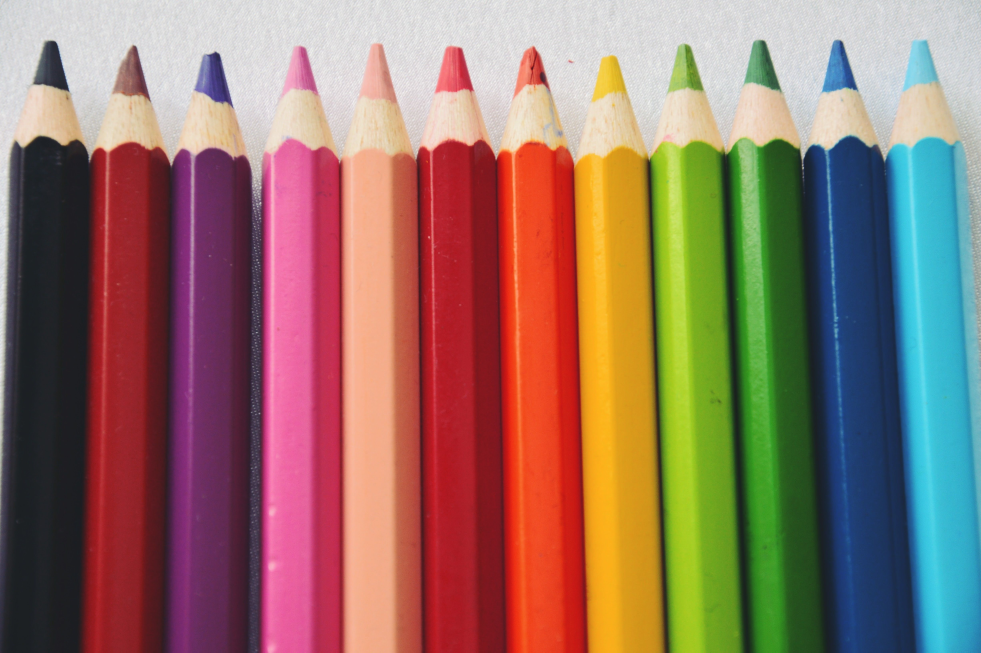
#> input picture data/pencils.jpg, 4905 x 3261 px (shown at 1/5 size)
$ python -i preprocessing.py   (imports and definitions only)   (older library calls are emulated)
#> lines starting #> are read from the running program, lines starting #| are printed output that depends on the picture; after the words box and inside, x2 and y2 are one past the last pixel; in counts of white or black regions, pixels touching at a corner belong together
"""
Image preprocessing utilities for computer vision and anomaly detection.
"""

import cv2
import numpy as np
from typing import Tuple, List, Dict, Union, Optional, Any
from skimage import exposure, filters, morphology, feature, segmentation
import matplotlib.pyplot as plt


# [148 lines left out: functions load_image, resize_image, normalize_image, extract_edges, not called in this run]


def segment_image(image: np.ndarray, method: str = 'otsu') -> np.ndarray:
    """
    Segment an image using various methods.

    Args:
        image: Input image
        method: Segmentation method ('otsu', 'kmeans', 'watershed')

    Returns:
        Segmented image
    """
#> called with method = 'otsu'
    # Convert to grayscale if needed
    if len(image.shape) == 3:
        gray = cv2.cvtColor(image, cv2.COLOR_RGB2GRAY)
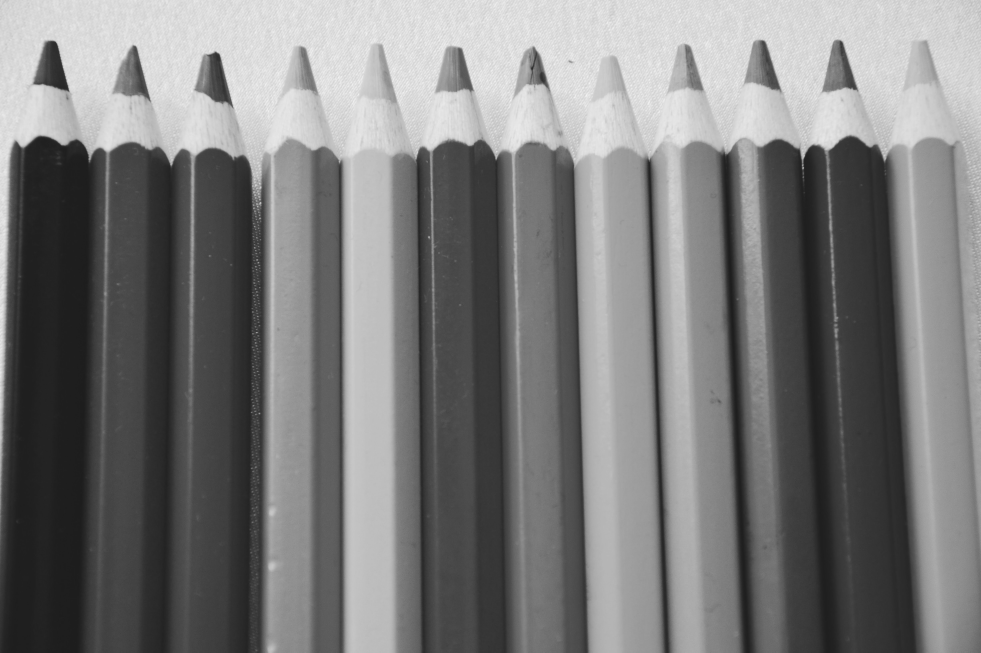
#> gray: shape (3261, 4905) (shown at 1/5 size); min 27, max 247, mean 123.1
    else:
        gray = image.copy()

    if method == 'otsu':
        # Otsu's thresholding
        _, thresh = cv2.threshold(np.uint8(gray * 255), 0, 255,
                                 cv2.THRESH_BINARY + cv2.THRESH_OTSU)
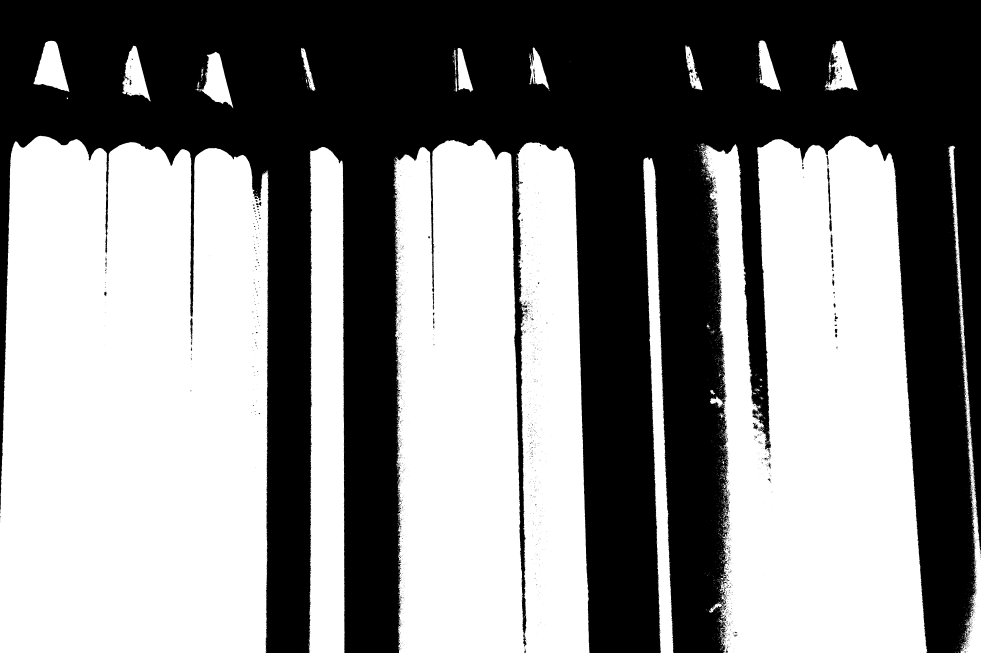
#> thresh: shape (3261, 4905) (shown at 1/5 size); 53.2% white; 4241 black regions (4078 under 20 px), largest, box (x1, y1, x2, y2) and area: (0, 0, 4905, 3261) 7461393, (4135, 830, 4160, 1157) 2560, (950, 1591, 964, 1698) 811
        return thresh

    elif method == 'kmeans':
        # K-means clustering
        if len(image.shape) == 3:
            # For color images
            pixels = image.reshape(-1, 3).astype(np.float32)
        else:
            # For grayscale images
            pixels = gray.reshape(-1, 1).astype(np.float32)

        # Define criteria and apply kmeans
        criteria = (cv2.TERM_CRITERIA_EPS + cv2.TERM_CRITERIA_MAX_ITER, 100, 0.2)
        k = 2  # Number of clusters
        _, labels, centers = cv2.kmeans(pixels, k, None, criteria, 10, cv2.KMEANS_RANDOM_CENTERS)

        # Convert back to uint8 and reshape
        segmented = centers[labels.flatten()].reshape(image.shape)
        return segmented

    elif method == 'watershed':
        # Watershed algorithm
        # Apply threshold
        _, thresh = cv2.threshold(np.uint8(gray * 255), 0, 255,
                                 cv2.THRESH_BINARY + cv2.THRESH_OTSU)

        # Noise removal
        kernel = np.ones((3, 3), np.uint8)
        opening = cv2.morphologyEx(thresh, cv2.MORPH_OPEN, kernel, iterations=2)

        # Sure background area
        sure_bg = cv2.dilate(opening, kernel, iterations=3)

        # Finding sure foreground area
        dist_transform = cv2.distanceTransform(opening, cv2.DIST_L2, 5)
        _, sure_fg = cv2.threshold(dist_transform, 0.7*dist_transform.max(), 255, 0)

        # Finding unknown region
        sure_fg = np.uint8(sure_fg)
        unknown = cv2.subtract(sure_bg, sure_fg)

        # Marker labelling
        _, markers = cv2.connectedComponents(sure_fg)

        # Add one to all labels so that background is 1, not 0
        markers = markers + 1

        # Mark the unknown region with zero
        markers[unknown == 255] = 0

        # Apply watershed
        if len(image.shape) == 3:
            markers = cv2.watershed(np.uint8(image * 255), markers)
        else:
            # Convert to BGR for watershed
            img_color = cv2.cvtColor(np.uint8(gray * 255), cv2.COLOR_GRAY2BGR)
            markers = cv2.watershed(img_color, markers)

        # Mark boundaries in the original image
        result = np.zeros_like(gray)
        result[markers == -1] = 1  # Boundaries

        return result

    else:
        raise ValueError(f"Unknown segmentation method: {method}")


# [188 lines left out: functions extract_features, remove_noise, enhance_contrast, create_preprocessing_pipeline, visualize_preprocessing_steps, not called in this run]

>>> import cv2
>>> picture = cv2.cvtColor(cv2.imread('../../../../data/pencils.jpg'), cv2.COLOR_BGR2RGB)
>>> result = segment_image(picture)
